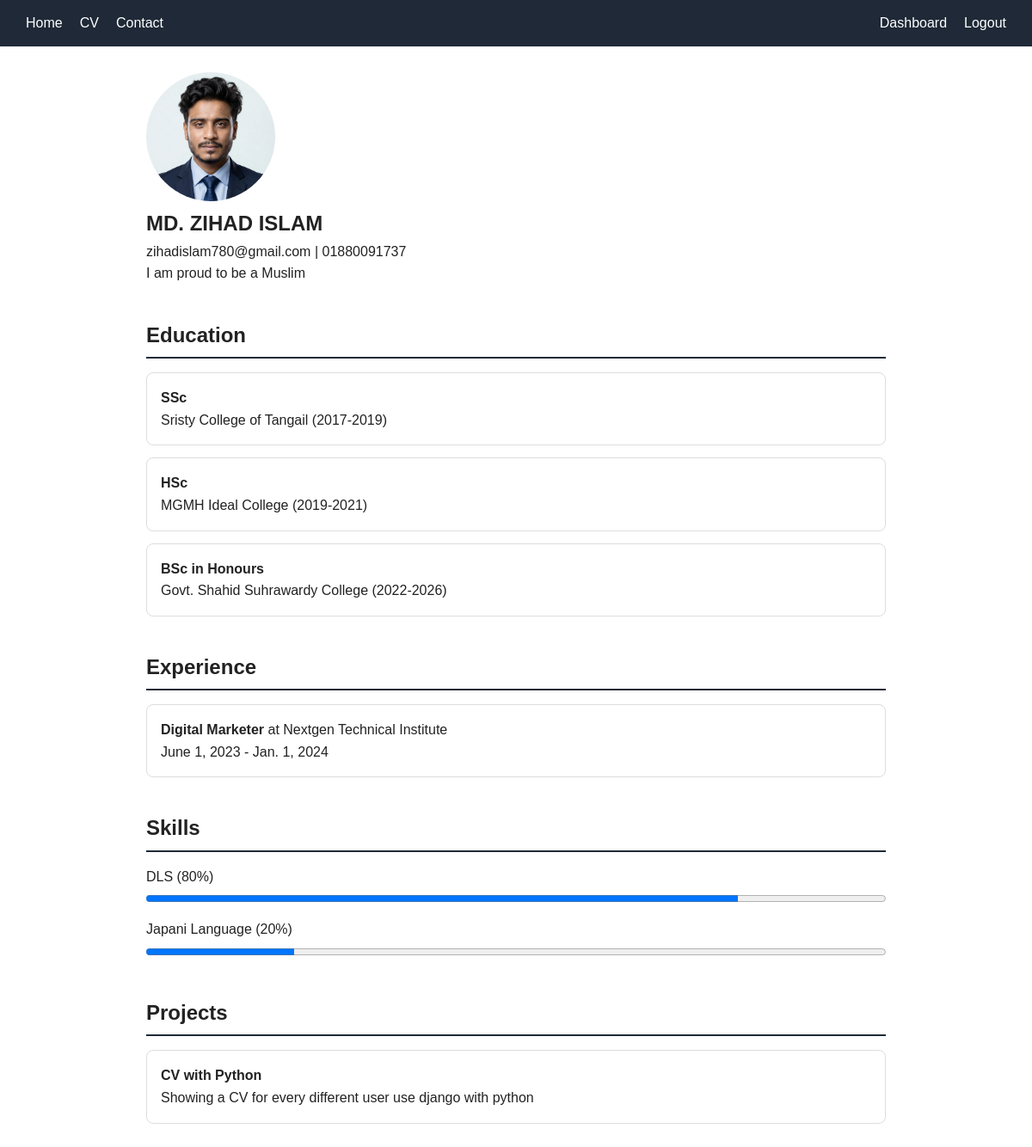
Screenshot of /cv/ (signed in) with the database file from the repository.
### Portfolio/models.py (models this page shows, shortened)
class Profile(models.Model):
    user = models.ForeignKey(User, on_delete=models.CASCADE, null=True, blank=True)
    name = models.CharField(max_length=100)
    bio = models.TextField()
    photo = models.ImageField(upload_to='profile/', blank=True, null=True)
    email = models.EmailField()
    phone = models.CharField(max_length=20, blank=True)

class Education(models.Model):
    user = models.ForeignKey(User, on_delete=models.CASCADE, null=True, blank=True)
    institute = models.CharField(max_length=150)
    degree = models.CharField(max_length=150)
    year = models.CharField(max_length=20)               # jemon: 2022-2026

class Experience(models.Model):
    user = models.ForeignKey(User, on_delete=models.CASCADE, null=True, blank=True)
    company = models.CharField(max_length=150)
    role = models.CharField(max_length=100)
    start_date = models.DateField()
    end_date = models.DateField(blank=True, null=True)   # ekhono cholche hole khali
    description = models.TextField(blank=True)

class Skill(models.Model):
    user = models.ForeignKey(User, on_delete=models.CASCADE, null=True, blank=True)
    name = models.CharField(max_length=100)
    level = models.IntegerField(help_text="0 theke 100 er moddhe")

class Project(models.Model):
    user = models.ForeignKey(User, on_delete=models.CASCADE, null=True, blank=True)
    title = models.CharField(max_length=150)
    description = models.TextField()
    link = models.URLField(blank=True)
    image = models.ImageField(upload_to='projects/', blank=True, null=True)

### Portfolio/views.py (the view)
# urls.py: path('cv/', cv, name='cv'),
def cv(request):
    if not request.user.is_authenticated:
        return redirect('login')
    context = {
        'profile': Profile.objects.filter(user=request.user).first(),
        'skills': Skill.objects.filter(user=request.user),
        'experiences': Experience.objects.filter(user=request.user),
        'educations': Education.objects.filter(user=request.user),
        'projects': Project.objects.filter(user=request.user),
    }
    return render(request, 'cv.html', context)

### template/cv.html (shortened to what this page needs)
{% extends 'base.html' %}
{% block content %}
{% if profile %}
<section>
    {% if profile.photo %}<img class="photo" src="{{ profile.photo.url }}" alt="{{ profile.name }}">{% endif %}
    <h1>{{ profile.name }}</h1>
    <p>{{ profile.email }}{% if profile.phone %} | {{ profile.phone }}{% endif %}</p>
    <p>{{ profile.bio }}</p>
</section>
{% else %}
<p>Profile ekhono add kora hoyni.</p>
{% endif %}
<section>
    <h2>Education</h2>
    {% for e in educations %}
    <div class="card">
        <strong>{{ e.degree }}</strong><br>
        {{ e.institute }} ({{ e.year }})
    </div>
    {% empty %}<p>No data available.</p>{% endfor %}
</section>
<section>
    <h2>Experience</h2>
    {% for x in experiences %}
    <div class="card">
        <strong>{{ x.role }}</strong> at {{ x.company }}<br>
        {{ x.start_date }} - {{ x.end_date|default:"Present" }}
    </div>
    {% empty %}<p>No data available.</p>{% endfor %}
</section>
<section>
    <h2>Skills</h2>
    {% for s in skills %}
    <div style="margin-bottom:10px;">
    {{ s.name }} ({{ s.level }}%)
    <progress value="{{ s.level }}" max="100" style="width:100%;"></progress>
</div>
    {% empty %}<p>No data available.</p>{% endfor %}
</section>
<section>
    <h2>Projects</h2>
    {% for p in projects %}
    <div class="card">
        <strong>{{ p.title }}</strong>
        <p>{{ p.description }}</p>
    </div>
    {% empty %}<p>No data available.</p>{% endfor %}
</section>
{% endblock %}

### template/base.html (shortened to what this page needs)
<!DOCTYPE html>
<html lang="en">
<head>
</head>
<body>
    <nav>
        <a href="{% url 'home' %}">Home</a>
        <a href="{% url 'cv' %}">CV</a>
        <a href="{% url 'contact' %}">Contact</a>
        <div class="right">
            {% if user.is_authenticated %}
                {% if user.is_authenticated %}<a href="{% url 'dashboard' %}">Dashboard</a>{% endif %}
                <form method="post" action="{% url 'logout' %}">
                    <button type="submit">Logout</button>
                </form>
            {% else %}
                <a href="{% url 'login' %}">Login</a>
                <a href="{% url 'registration' %}">Register</a>
            {% endif %}
        </div>
    </nav>
    <div class="container">
        {% block content %}{% endblock %}
    </div>
</body>
</html>

### template/base.html (style rules this page uses)
* { box-sizing: border-box; margin: 0; padding: 0; }
body { font-family: Arial, sans-serif; line-height: 1.6; color: #222; }
nav { background: #1f2937; padding: 14px 30px; display: flex; gap: 20px; align-items: center; }
nav a { color: #fff; text-decoration: none; }
nav .right { margin-left: auto; display: flex; gap: 20px; align-items: center; }
nav button { background: none; border: none; color: #fff; cursor: pointer; font-size: 1em; }
.container { max-width: 900px; margin: 30px auto; padding: 0 20px; }
section { margin-bottom: 40px; }
h2 { border-bottom: 2px solid #1f2937; padding-bottom: 6px; margin-bottom: 16px; }
.card { border: 1px solid #ddd; border-radius: 8px; padding: 16px; margin-bottom: 14px; }
img.photo { width: 150px; height: 150px; object-fit: cover; border-radius: 50%; }

### rows the page displays
Profile: photo (picture), name "MD. ZIHAD ISLAM", email "zihadislam780@gmail.com", phone "01880091737", bio "I am proud to be a Muslim"
Education: degree "SSc", institute "Sristy College of Tangail", year "2017-2019"
Education: degree "HSc", institute "MGMH Ideal College", year "2019-2021"
Education: degree "BSc in Honours", institute "Govt. Shahid Suhrawardy College", year "2022-2026"
Experience: role "Digital Marketer", company "Nextgen Technical Institute", start_date "June 1, 2023", end_date "Jan. 1, 2024"
Skill: name "DLS", level "80"
Skill: name "Japani Language", level "20"
Project: title "CV with Python", description "Showing a CV for every different user use django with python"
